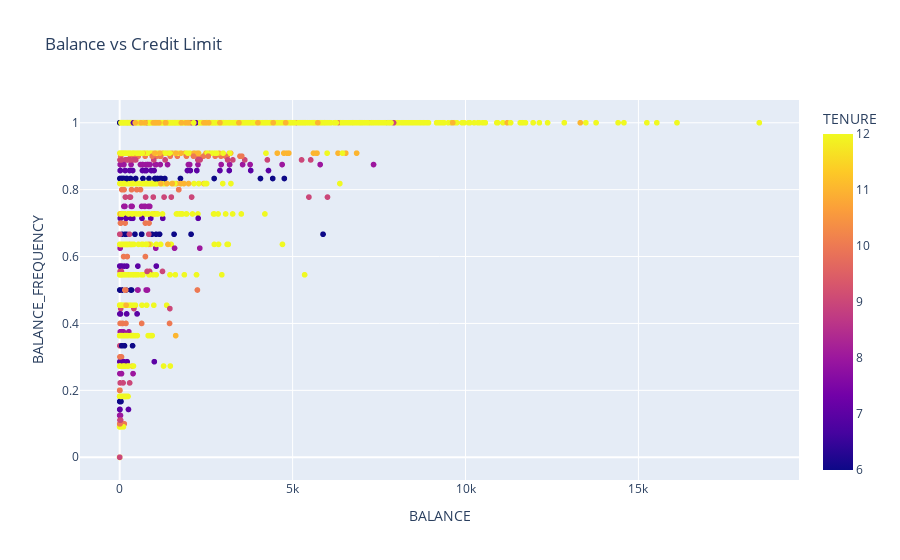

The cell this chart's notebook holds for it:
### Markdown cell above
## Balance vs Balance Frequncy

### Code cell
px.scatter(data, x='BALANCE', y="BALANCE_FREQUENCY", color="TENURE", title='Balance vs Credit Limit')

### Figure 1 — Plotly figure (JSON) as saved in the notebook; plotly's stock layout.template omitted (floating-point values rounded to 4 significant figures; data arrays with more than 128 entries replaced by an {"elided": "..."} marker saying what was removed)
{"data": [{"hovertemplate": "BALANCE=%{x}<br>BALANCE_FREQUENCY=%{y}<br>TENURE=%{marker.color}<extra></extra>", "legendgroup": "", "marker": {"color": {"elided": "4475 int values"}, "coloraxis": "coloraxis", "symbol": "circle"}, "mode": "markers", "name": "", "showlegend": false, "type": "scattergl", "x": {"elided": "4475 float values"}, "xaxis": "x", "y": {"elided": "4475 float values"}, "yaxis": "y"}], "layout": {"coloraxis": {"colorbar": {"title": {"text": "TENURE"}}, "colorscale": [[0, "#0d0887"], [0.1111, "#46039f"], [0.2222, "#7201a8"], [0.3333, "#9c179e"], [0.4444, "#bd3786"], [0.5556, "#d8576b"], [0.6667, "#ed7953"], [0.7778, "#fb9f3a"], [0.8889, "#fdca26"], [1, "#f0f921"]]}, "legend": {"tracegroupgap": 0}, "title": {"text": "Balance vs Credit Limit"}, "xaxis": {"anchor": "y", "domain": [0, 1], "title": {"text": "BALANCE"}}, "yaxis": {"anchor": "x", "domain": [0, 1], "title": {"text": "BALANCE_FREQUENCY"}}}}
